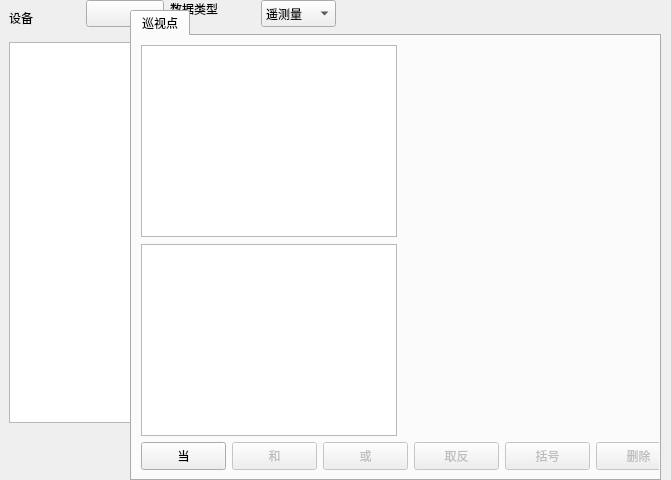
<?xml version="1.0" encoding="UTF-8"?>
<ui version="4.0">
 <class>ExpressionDialog</class>
 <widget class="QDialog" name="ExpressionDialog">
  <property name="geometry">
   <rect>
    <x>0</x>
    <y>0</y>
    <width>671</width>
    <height>480</height>
   </rect>
  </property>
  <property name="sizePolicy">
   <sizepolicy hsizetype="Maximum" vsizetype="Maximum">
    <horstretch>0</horstretch>
    <verstretch>0</verstretch>
   </sizepolicy>
  </property>
  <property name="maximumSize">
   <size>
    <width>780</width>
    <height>700</height>
   </size>
  </property>
  <property name="windowTitle">
   <string>选择数据</string>
  </property>
  <widget class="QTableView" name="tableChannel">
   <property name="geometry">
    <rect>
     <x>9</x>
     <y>42</y>
     <width>281</width>
     <height>381</height>
    </rect>
   </property>
  </widget>
  <widget class="QPushButton" name="btnOk">
   <property name="geometry">
    <rect>
     <x>480</x>
     <y>443</y>
     <width>85</width>
     <height>28</height>
    </rect>
   </property>
   <property name="sizePolicy">
    <sizepolicy hsizetype="Expanding" vsizetype="Fixed">
     <horstretch>0</horstretch>
     <verstretch>0</verstretch>
    </sizepolicy>
   </property>
   <property name="text">
    <string>确认</string>
   </property>
  </widget>
  <widget class="QLabel" name="label_2">
   <property name="geometry">
    <rect>
     <x>170</x>
     <y>0</y>
     <width>59</width>
     <height>18</height>
    </rect>
   </property>
   <property name="text">
    <string>数据类型</string>
   </property>
  </widget>
  <widget class="QComboBox" name="cboType">
   <property name="geometry">
    <rect>
     <x>261</x>
     <y>0</y>
     <width>75</width>
     <height>27</height>
    </rect>
   </property>
   <item>
    <property name="text">
     <string>遥测量</string>
    </property>
   </item>
   <item>
    <property name="text">
     <string>遥信量</string>
    </property>
   </item>
  </widget>
  <widget class="QComboBox" name="cboDev">
   <property name="geometry">
    <rect>
     <x>86</x>
     <y>0</y>
     <width>78</width>
     <height>27</height>
    </rect>
   </property>
  </widget>
  <widget class="QPushButton" name="pushButton">
   <property name="geometry">
    <rect>
     <x>571</x>
     <y>443</y>
     <width>85</width>
     <height>28</height>
    </rect>
   </property>
   <property name="text">
    <string>退出</string>
   </property>
  </widget>
  <widget class="QLabel" name="label">
   <property name="geometry">
    <rect>
     <x>9</x>
     <y>9</y>
     <width>30</width>
     <height>18</height>
    </rect>
   </property>
   <property name="text">
    <string>设备</string>
   </property>
  </widget>
  <widget class="QTabWidget" name="tabWidget">
   <property name="geometry">
    <rect>
     <x>130</x>
     <y>10</y>
     <width>531</width>
     <height>471</height>
    </rect>
   </property>
   <property name="tabPosition">
    <enum>QTabWidget::North</enum>
   </property>
   <property name="tabShape">
    <enum>QTabWidget::Rounded</enum>
   </property>
   <property name="currentIndex">
    <number>0</number>
   </property>
   <widget class="QWidget" name="tab">
    <attribute name="title">
     <string>巡视点</string>
    </attribute>
    <widget class="QPushButton" name="btnD">
     <property name="geometry">
      <rect>
       <x>9</x>
       <y>406</y>
       <width>85</width>
       <height>28</height>
      </rect>
     </property>
     <property name="sizePolicy">
      <sizepolicy hsizetype="Expanding" vsizetype="Fixed">
       <horstretch>0</horstretch>
       <verstretch>0</verstretch>
      </sizepolicy>
     </property>
     <property name="text">
      <string>当</string>
     </property>
     <attribute name="buttonGroup">
      <string notr="true">buttonGroup</string>
     </attribute>
    </widget>
    <widget class="QPushButton" name="btnHe">
     <property name="enabled">
      <bool>false</bool>
     </property>
     <property name="geometry">
      <rect>
       <x>100</x>
       <y>406</y>
       <width>85</width>
       <height>28</height>
      </rect>
     </property>
     <property name="sizePolicy">
      <sizepolicy hsizetype="Expanding" vsizetype="Fixed">
       <horstretch>0</horstretch>
       <verstretch>0</verstretch>
      </sizepolicy>
     </property>
     <property name="text">
      <string>和</string>
     </property>
     <attribute name="buttonGroup">
      <string notr="true">buttonGroup</string>
     </attribute>
    </widget>
    <widget class="QPushButton" name="btnQF">
     <property name="enabled">
      <bool>false</bool>
     </property>
     <property name="geometry">
      <rect>
       <x>282</x>
       <y>406</y>
       <width>85</width>
       <height>28</height>
      </rect>
     </property>
     <property name="sizePolicy">
      <sizepolicy hsizetype="Expanding" vsizetype="Fixed">
       <horstretch>0</horstretch>
       <verstretch>0</verstretch>
      </sizepolicy>
     </property>
     <property name="text">
      <string>取反</string>
     </property>
     <attribute name="buttonGroup">
      <string notr="true">buttonGroup</string>
     </attribute>
    </widget>
    <widget class="QPushButton" name="btnClear">
     <property name="geometry">
      <rect>
       <x>555</x>
       <y>406</y>
       <width>85</width>
       <height>28</height>
      </rect>
     </property>
     <property name="sizePolicy">
      <sizepolicy hsizetype="Expanding" vsizetype="Fixed">
       <horstretch>0</horstretch>
       <verstretch>0</verstretch>
      </sizepolicy>
     </property>
     <property name="text">
      <string>清理</string>
     </property>
     <attribute name="buttonGroup">
      <string notr="true">buttonGroup</string>
     </attribute>
    </widget>
    <widget class="QPushButton" name="btnHuo">
     <property name="enabled">
      <bool>false</bool>
     </property>
     <property name="geometry">
      <rect>
       <x>191</x>
       <y>406</y>
       <width>85</width>
       <height>28</height>
      </rect>
     </property>
     <property name="sizePolicy">
      <sizepolicy hsizetype="Expanding" vsizetype="Fixed">
       <horstretch>0</horstretch>
       <verstretch>0</verstretch>
      </sizepolicy>
     </property>
     <property name="text">
      <string>或</string>
     </property>
     <attribute name="buttonGroup">
      <string notr="true">buttonGroup</string>
     </attribute>
    </widget>
    <widget class="QPushButton" name="btnKH">
     <property name="enabled">
      <bool>false</bool>
     </property>
     <property name="geometry">
      <rect>
       <x>373</x>
       <y>406</y>
       <width>85</width>
       <height>28</height>
      </rect>
     </property>
     <property name="text">
      <string>括号</string>
     </property>
    </widget>
    <widget class="QPushButton" name="btnDel">
     <property name="enabled">
      <bool>false</bool>
     </property>
     <property name="geometry">
      <rect>
       <x>464</x>
       <y>406</y>
       <width>85</width>
       <height>28</height>
      </rect>
     </property>
     <property name="text">
      <string>删除</string>
     </property>
    </widget>
    <widget class="QTextEdit" name="textEdit">
     <property name="geometry">
      <rect>
       <x>9</x>
       <y>9</y>
       <width>256</width>
       <height>192</height>
      </rect>
     </property>
     <property name="readOnly">
      <bool>true</bool>
     </property>
    </widget>
    <widget class="QTextEdit" name="textEdit_2">
     <property name="geometry">
      <rect>
       <x>9</x>
       <y>208</y>
       <width>256</width>
       <height>192</height>
      </rect>
     </property>
     <property name="readOnly">
      <bool>true</bool>
     </property>
    </widget>
   </widget>
  </widget>
 </widget>
 <resources/>
 <connections/>
 <buttongroups>
  <buttongroup name="buttonGroup"/>
 </buttongroups>
</ui>
